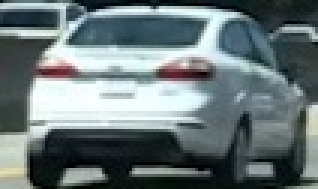
#> input picture vehicle_detection_and_tracking/cutouts/cutout1.jpg, 106 x 63 px (shown 3 times larger)
$ python features.py
#> lines starting #> are read from the running program, lines starting #| are printed output that depends on the picture
import numpy as np
import cv2
import matplotlib.pyplot as plt
import matplotlib.image as mpimg
from skimage.feature import hog
from histograms import get_hist_features

cs_dict = {
    'HSV': cv2.COLOR_RGB2HSV,
    'LUV': cv2.COLOR_RGB2LUV,
    'HLS': cv2.COLOR_RGB2HLS,
    'YUV': cv2.COLOR_RGB2YUV,
    'YCrCb': cv2.COLOR_RGB2YCrCb,
    'GRAY': cv2.COLOR_RGB2GRAY
}


def bin_spatial(img, color_space='RGB', size=(32, 32)):
    """Computes spatially binned features of an image.
    """
    if color_space != 'RGB':
        feature_image = cv2.cvtColor(img, cs_dict[color_space])
    else:
        feature_image = np.copy(img)

    return cv2.resize(feature_image, size).ravel()


def get_hog_features(img, orient, pix_per_cell, cell_per_block, vis=False,
                     feature_vec=False, transform_sqrt=False):
    """Computes HOG features of a single image channel.

    Returns a visualization of the features if vis is set to True.
    """
    if vis:
        features, hog_image = hog(img, orient, (pix_per_cell, pix_per_cell),
                                  (cell_per_block, cell_per_block), block_norm='L1', visualise=True,
                                  transform_sqrt=transform_sqrt, feature_vector=feature_vec)
        return features, hog_image
    else:
        features = hog(img, orient, (pix_per_cell, pix_per_cell),
                       (cell_per_block, cell_per_block), block_norm='L1', visualise=False,  # no hog image
                       transform_sqrt=transform_sqrt, feature_vector=feature_vec)
        return features


def extract_features(img):
    """img is represented in the RGB color space.
    """
    img_gray = cv2.cvtColor(img, cv2.COLOR_RGB2GRAY)
    gray_hog_features = get_hog_features(img_gray, orient=9, pix_per_cell=8,
                                         cell_per_block=2, vis=False, feature_vec=True,
                                         transform_sqrt=False)

    hist_features = get_hist_features(cv2.cvtColor(img, cv2.COLOR_RGB2HLS), bins=8)

    return np.hstack((hist_features, gray_hog_features))


def get_spatial_features():
    image = mpimg.imread('cutouts/cutout1.jpg')
#> image is the input picture: shape (63, 106, 3); mean R, G, B 105.4, 118.5, 120.3

    for i, cs in enumerate(cs_dict.keys(), 1):
        features = bin_spatial(image, cs)
        plt.subplot(2, 3, i)
        plt.title(cs)
        plt.plot(features)
    plt.show()
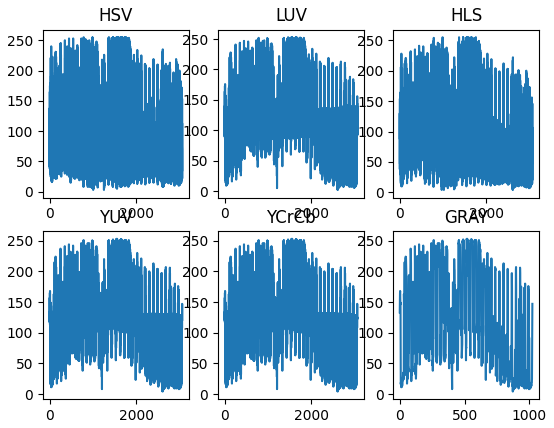
#> figure drawn by matplotlib, 6 panels; panel 1: curve peaks at x = 788, y = 255; panel 2: curve peaks at x = 1467, y = 253; panel 3: curve peaks at x = 992, y = 255; panel 4: curve peaks at x = 1548, y = 253


def plot_hog_image():
    image = cv2.imread('cutouts/cutout1.jpg', cv2.IMREAD_GRAYSCALE)
#> image: shape (63, 106); min 0, max 255, mean 114.8

    features, hog_image = get_hog_features(image, 9, 8, 2, vis=True)

    plt.subplot(121)
    plt.imshow(image, cmap='gray')
    plt.title('Grayscale image')

    plt.subplot(122)
    plt.imshow(hog_image, cmap='gray')
    plt.title('HOG features visualization')
    plt.show()


def create_sample_hog_vis(color_space="YCrCb", orient=9, pix_per_cell=8, cell_per_block=2):
#> called with color_space = 'YCrCb', orient = 9, pix_per_cell = 8, cell_per_block = 2
    car_image = mpimg.imread("output_images/car_sample.png")
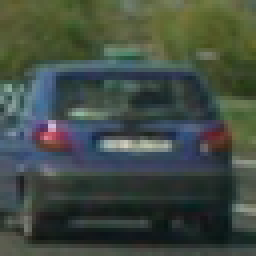
#> input picture vehicle_detection_and_tracking/output_images/car_sample.png, 64 x 64 px (shown 4 times larger)
#> car_image is the input picture: shape (64, 64, 3) float32; mean R, G, B 0.258, 0.299, 0.263
    img = cv2.cvtColor(car_image, cs_dict[color_space])
#> img: shape (64, 64, 3) float32; mean of channels 0, 1, 2 0.282, 0.483, 0.489
    if color_space == "GRAY":
        hog_gray, vis_gray = get_hog_features(img, orient=orient, pix_per_cell=pix_per_cell,
                                              cell_per_block=cell_per_block, vis=True,
                                              feature_vec=True, transform_sqrt=True)
        mpimg.imsave("output_images/hog_vis_gray.png", vis_gray, cmap='gray')
    else:
        hog_ch1, vis_1 = get_hog_features(img[:, :, 0], orient=orient, pix_per_cell=pix_per_cell,
                                          cell_per_block=cell_per_block, vis=True, feature_vec=True,
                                          transform_sqrt=True)
#> call 2 of get_hog_features, with orient = 9, pix_per_cell = 8, cell_per_block = 2, vis = True, feature_vec = True, transform_sqrt = True
#> in get_hog_features (call 2), `features, hog_image = hog(img, orient, (pix_per_cell, pix_per_cell), (..`: features = 1764 values, max 0.347 at index 1156, min 0 at index 46, mean 0.0278
#> in get_hog_features (call 2), `features, hog_image = hog(img, orient, (pix_per_cell, pix_per_cell), (..`:
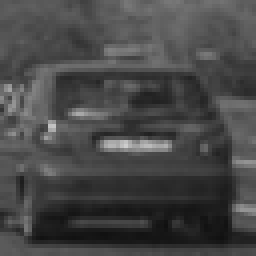
#> img: shape (64, 64) float32 (shown 4 times larger); min 0.0634, max 0.807, mean 0.282
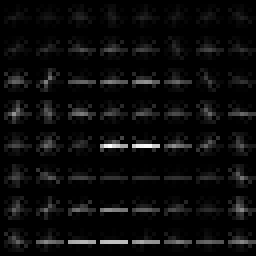
#> vis_1: shape (64, 64) float32 (shown 4 times larger); min 0, max 0.158, mean 0.0074; drawn with min black and max white
#> hog_ch1 has the same summary as features in get_hog_features
        hog_ch2, vis_2 = get_hog_features(img[:, :, 1], orient=orient, pix_per_cell=pix_per_cell,
                                          cell_per_block=cell_per_block, vis=True, feature_vec=True,
                                          transform_sqrt=True)
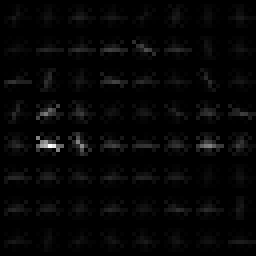
#> vis_2: shape (64, 64) float32 (shown 4 times larger); min 0, max 0.0478, mean 0.0011; drawn with min black and max white
#> hog_ch2 = 1764 values, max 0.201 at index 1021, min 0 at index 246, mean 0.0278
        hog_ch3, vis_3 = get_hog_features(img[:, :, 2], orient=orient, pix_per_cell=pix_per_cell,
                                          cell_per_block=cell_per_block, vis=True, feature_vec=True,
                                          transform_sqrt=True)
#> call 4 of get_hog_features, with orient = 9, pix_per_cell = 8, cell_per_block = 2, vis = True, feature_vec = True, transform_sqrt = True
#> in get_hog_features (call 4), `features, hog_image = hog(img, orient, (pix_per_cell, pix_per_cell), (..`: features = 1764 values, max 0.271 at index 1381, min 0 at index 101, mean 0.0278
#> in get_hog_features (call 4), `features, hog_image = hog(img, orient, (pix_per_cell, pix_per_cell), (..`:
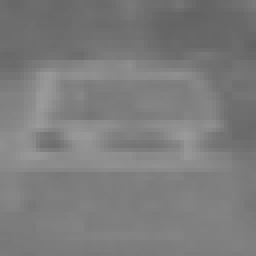
#> img: shape (64, 64) float32 (shown 4 times larger); min 0.385, max 0.61, mean 0.489
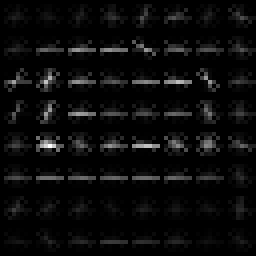
#> vis_3: shape (64, 64) float32 (shown 4 times larger); min 0, max 0.0294, mean 0.00132; drawn with min black and max white
#> hog_ch3 has the same summary as features in get_hog_features
        mpimg.imsave("output_images/car_hog_vis_ch1.png", vis_1, cmap='gray')
        mpimg.imsave("output_images/car_hog_vis_ch2.png", vis_2, cmap='gray')
        mpimg.imsave("output_images/car_hog_vis_ch3.png", vis_3, cmap='gray')


if __name__ == '__main__':
    get_spatial_features()

    plot_hog_image()

    create_sample_hog_vis()
